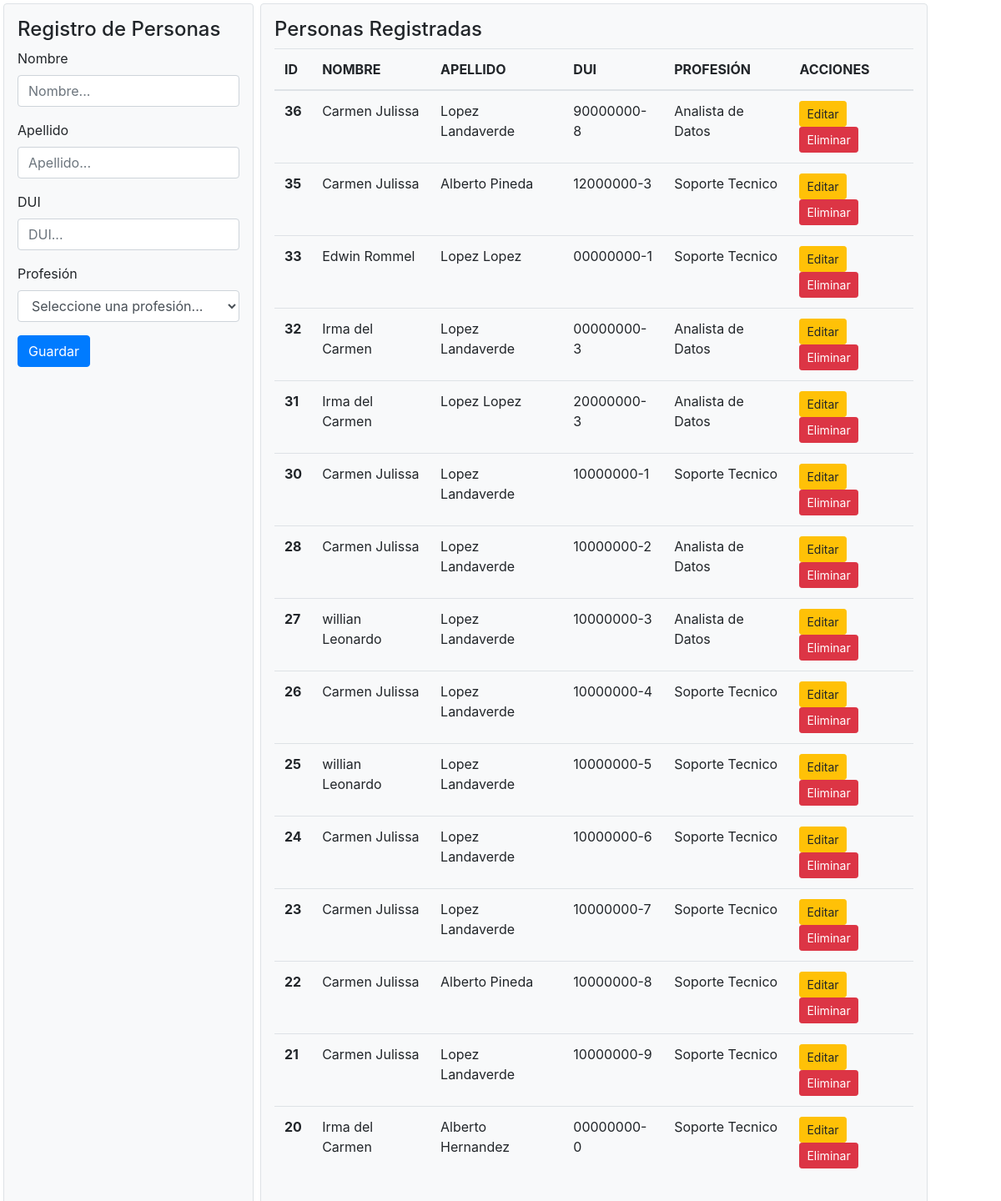
The page / on the database its author committed.
### tables this page shows
CREATE TABLE IF NOT EXISTS `personas` (
  `id` int NOT NULL AUTO_INCREMENT,
  `nombre` varchar(80) NOT NULL,
  `apellido` varchar(80) NOT NULL,
  `dui` varchar(10) NOT NULL,
  `estado` char(1) NOT NULL DEFAULT 'A',
  `profesion_id` int NOT NULL,
  PRIMARY KEY (`id`),
  UNIQUE KEY `dui` (`dui`),
  KEY `fk_profesiones` (`profesion_id`)
);

CREATE TABLE IF NOT EXISTS `profesiones` (
  `id` int NOT NULL AUTO_INCREMENT,
  `nombre` varchar(80) NOT NULL,
  PRIMARY KEY (`id`)
);

### core/mainModel.php (called while the page is built, shortened)
<?php
    class MainModel{
        protected static function connect(){
            $pdo = new PDO(DBMS,USER,PASSWD);
            return $pdo;
        }
    }
?>

### controllers/personaController.php (called while the page is built, shortened)
<?php
require_once __DIR__ . '/../models/personaDAO.php';
class PersonaController {
    private $personaDAO;
    private $respuesta;
    public function __construct() {
        $this->personaDAO = new PersonaDAO();
    }
    public function ObtenerPersonasController() {
        try {
            $resultados = $this->personaDAO->getAll();
            $this->respuesta = (object) [
                "state" => true,
                "personas" => $resultados
            ];
        } catch (Exception $ex) {
            $this->respuesta = (object) [
                "state" => false,
                "mensaje" => $ex->getMessage()
            ];
        }
        return $this->respuesta;
    }
}
?>

### models/personaDAO.php (called while the page is built, shortened)
<?php
require_once __DIR__ . '/../core/mainModel.php';
    class PersonaDAO extends MainModel {
        private $pdo;
        public function __construct(){
            try{
                $this->pdo = MainModel:: connect();
        }catch(PDOException $e){
           die($e->getMessage());
        }
     }
    public function getAll(){
        try{
            $stmt = $this->pdo->prepare("SELECT a.*,m.nombre as profesion FROM personas as a INNER JOIN profesiones as m ON a.profesion_id=m.id WHERE a.estado = 'A'  ORDER BY a.id DESC");
            $stmt->execute();
            return $stmt->fetchAll(PDO::FETCH_OBJ);
        }
        catch (PDOException $e){
            die($e->getMessage());
        }
    }
    }
?>

### index.php (the view, shortened to what this page needs)
<!DOCTYPE html>
<html lang="en">
<head>
    <link rel="stylesheet" href="https://stackpath.bootstrapcdn.com/bootstrap/4.5.2/css/bootstrap.min.css">
</head>
<body>
    <?php
    require_once './controllers/personaController.php';
    $personaController = new PersonaController();
    $personas = $personaController->ObtenerPersonasController();
    ?>
<div class="container-fluid">
        <div class="row">
            <div class="col-md-3 p-3 m-1 bg-light border rounded">
                <h4>Registro de Personas</h4>
                <form id="personaForm">
                    <div class="mb-3">
                        <label for="nombre" class="form-label">Nombre</label>
                        <input type="text" class="form-control" id="nombre" name="nombre" placeholder="Nombre..." required>
                    </div>
                    <div class="mb-3">
                        <label for="apellido" class="form-label">Apellido</label>
                        <input type="text" class="form-control" id="apellido" name="apellido" placeholder="Apellido..." required>
                    </div>
                    <div class="mb-3">
                        <label for="dui" class="form-label">DUI</label>
                        <input type="text" class="form-control" id="dui" name="dui" placeholder="DUI..." required>
                    </div>
                    <div class="mb-3">
                        <label for="profesion" class="form-label">Profesión</label>
                        <select class="form-control" id="profesion" name="profesion[id]" required>
                            <option value="">Seleccione una profesión...</option>
                        </select>
                    </div>
                    <button type="submit" class="btn btn-primary" id="submitButton">Guardar</button>
                </form>
                </div>
            <div class="col-md-8 p-3 m-1 bg-light border rounded">
                <h4>Personas Registradas</h4>
                <table id="tablaPersonas" class="table table-hover">
                    <thead>
                        <tr>
                            <th scope="col">ID</th>
                            <th scope="col">NOMBRE</th>
                            <th scope="col">APELLIDO</th>
                            <th scope="col">DUI</th>
                            <th scope="col">PROFESIÓN</th>
                            <th scope="col">ACCIONES</th>
                        </tr>
                    </thead>
                    <tbody>
                        <?php if($personas->state == true){
                            foreach ($personas->personas as $persona) { ?>
                                <tr>
                                    <th scope="row"><?php echo $persona->id; ?></th>
                                    <td><?php echo $persona->nombre; ?></td>
                                    <td><?php echo $persona->apellido; ?></td>
                                    <td><?php echo $persona->dui; ?></td>
                                    <td><?php echo $persona->profesion ?></td>
                                    <td>
                                        <button class="btn btn-warning btn-sm" onclick="editarPersona(<?php echo $persona->id; ?>)">Editar</button>
                                        <button class="btn btn-danger btn-sm" onclick="eliminarPersona(<?php echo $persona->id; ?>)">Eliminar</button>
                                    </td>
                                </tr>
                        <?php } } ?>
                    </tbody>
                </table>
            </div>
        </div>
    </div>
</body>
</html>

### rows shown on the page
personas: id "36", nombre "Carmen Julissa", apellido "Lopez Landaverde", dui "90000000-8", profesion.nombre "Analista de Datos"
personas: id "35", nombre "Carmen Julissa", apellido "Alberto Pineda", dui "12000000-3", profesion.nombre "Soporte Tecnico"
personas: id "33", nombre "Edwin Rommel", apellido "Lopez Lopez", dui "00000000-1", profesion.nombre "Soporte Tecnico"
personas: id "32", nombre "Irma del Carmen", apellido "Lopez Landaverde", dui "00000000-3", profesion.nombre "Analista de Datos"
personas: id "31", nombre "Irma del Carmen", apellido "Lopez Lopez", dui "20000000-3", profesion.nombre "Analista de Datos"
personas: id "30", nombre "Carmen Julissa", apellido "Lopez Landaverde", dui "10000000-1", profesion.nombre "Soporte Tecnico"
personas: id "28", nombre "Carmen Julissa", apellido "Lopez Landaverde", dui "10000000-2", profesion.nombre "Analista de Datos"
personas: id "27", nombre "willian Leonardo", apellido "Lopez Landaverde", dui "10000000-3", profesion.nombre "Analista de Datos"
personas: id "26", nombre "Carmen Julissa", apellido "Lopez Landaverde", dui "10000000-4", profesion.nombre "Soporte Tecnico"
personas: id "25", nombre "willian Leonardo", apellido "Lopez Landaverde", dui "10000000-5", profesion.nombre "Soporte Tecnico"
personas: id "24", nombre "Carmen Julissa", apellido "Lopez Landaverde", dui "10000000-6", profesion.nombre "Soporte Tecnico"
personas: id "23", nombre "Carmen Julissa", apellido "Lopez Landaverde", dui "10000000-7", profesion.nombre "Soporte Tecnico"
personas: id "22", nombre "Carmen Julissa", apellido "Alberto Pineda", dui "10000000-8", profesion.nombre "Soporte Tecnico"
personas: id "21", nombre "Carmen Julissa", apellido "Lopez Landaverde", dui "10000000-9", profesion.nombre "Soporte Tecnico"
personas: id "20", nombre "Irma del Carmen", apellido "Alberto Hernandez", dui "00000000-0", profesion.nombre "Soporte Tecnico"
